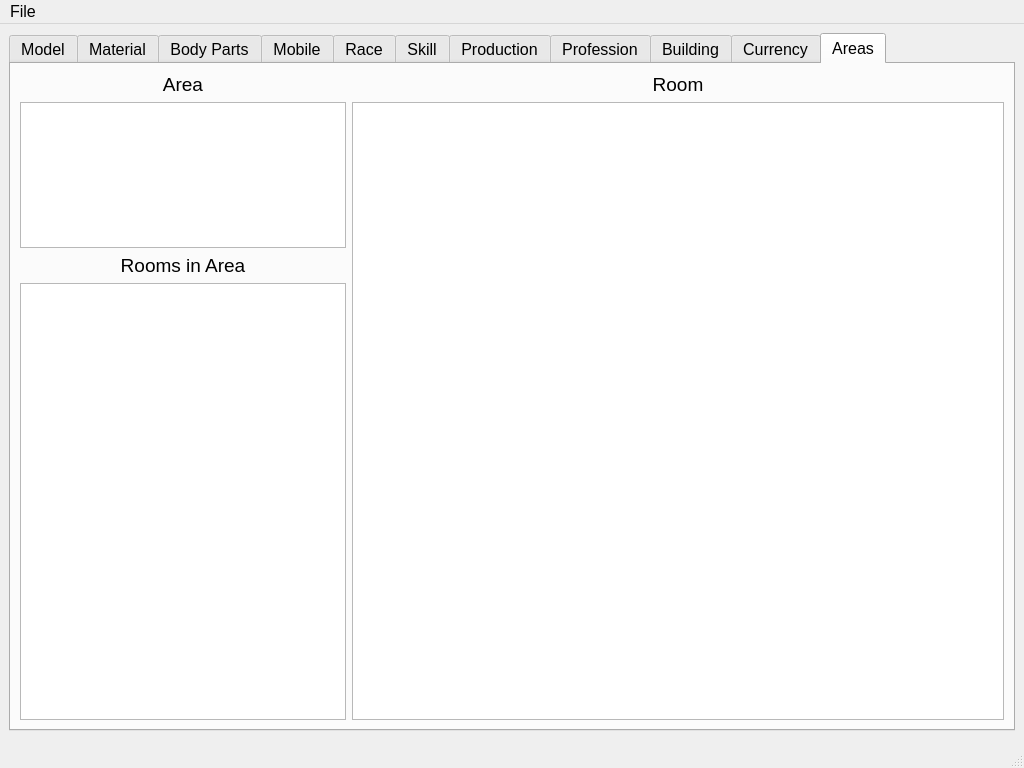
<?xml version="1.0" encoding="UTF-8"?>
<ui version="4.0">
 <class>MainWindow</class>
 <widget class="QMainWindow" name="MainWindow">
  <property name="geometry">
   <rect>
    <x>0</x>
    <y>0</y>
    <width>1024</width>
    <height>768</height>
   </rect>
  </property>
  <property name="font">
   <font>
    <pointsize>12</pointsize>
   </font>
  </property>
  <property name="windowTitle">
   <string>RadMud Db Editor</string>
  </property>
  <widget class="QWidget" name="centralwidget">
   <layout class="QHBoxLayout" name="horizontalLayout_6">
    <item>
     <widget class="QTabWidget" name="tabWidget">
      <property name="currentIndex">
       <number>10</number>
      </property>
      <widget class="QWidget" name="tab_1">
       <attribute name="title">
        <string>Model</string>
       </attribute>
       <layout class="QVBoxLayout" name="verticalLayout_3">
        <item>
         <widget class="QLabel" name="label_6">
          <property name="font">
           <font>
            <pointsize>14</pointsize>
           </font>
          </property>
          <property name="text">
           <string>Model</string>
          </property>
          <property name="alignment">
           <set>Qt::AlignCenter</set>
          </property>
         </widget>
        </item>
        <item>
         <widget class="QTableView" name="tbl_model">
          <property name="sortingEnabled">
           <bool>true</bool>
          </property>
         </widget>
        </item>
       </layout>
      </widget>
      <widget class="QWidget" name="tab_2">
       <property name="focusPolicy">
        <enum>Qt::NoFocus</enum>
       </property>
       <attribute name="title">
        <string>Material</string>
       </attribute>
       <layout class="QVBoxLayout" name="verticalLayout">
        <item>
         <widget class="QLabel" name="label_5">
          <property name="font">
           <font>
            <pointsize>14</pointsize>
           </font>
          </property>
          <property name="text">
           <string>Material</string>
          </property>
          <property name="alignment">
           <set>Qt::AlignCenter</set>
          </property>
         </widget>
        </item>
        <item>
         <widget class="QTableView" name="tbl_material">
          <property name="sortingEnabled">
           <bool>true</bool>
          </property>
         </widget>
        </item>
       </layout>
      </widget>
      <widget class="QWidget" name="tab_3">
       <attribute name="title">
        <string>Body Parts</string>
       </attribute>
       <layout class="QHBoxLayout" name="horizontalLayout">
        <item>
         <layout class="QVBoxLayout" name="verticalLayout_5">
          <item>
           <widget class="QLabel" name="label">
            <property name="font">
             <font>
              <pointsize>14</pointsize>
             </font>
            </property>
            <property name="text">
             <string>BodyPart</string>
            </property>
            <property name="alignment">
             <set>Qt::AlignCenter</set>
            </property>
           </widget>
          </item>
          <item>
           <widget class="QTableView" name="tbl_bodypart">
            <property name="sortingEnabled">
             <bool>true</bool>
            </property>
           </widget>
          </item>
         </layout>
        </item>
        <item>
         <layout class="QVBoxLayout" name="verticalLayout_4">
          <item>
           <widget class="QLabel" name="label_2">
            <property name="font">
             <font>
              <pointsize>14</pointsize>
             </font>
            </property>
            <property name="text">
             <string>Resources</string>
            </property>
            <property name="alignment">
             <set>Qt::AlignCenter</set>
            </property>
           </widget>
          </item>
          <item>
           <widget class="QTableView" name="tbl_bodypart_resources">
            <property name="sortingEnabled">
             <bool>true</bool>
            </property>
           </widget>
          </item>
          <item>
           <widget class="QLabel" name="label_3">
            <property name="font">
             <font>
              <pointsize>14</pointsize>
             </font>
            </property>
            <property name="text">
             <string>Weapon</string>
            </property>
            <property name="alignment">
             <set>Qt::AlignCenter</set>
            </property>
           </widget>
          </item>
          <item>
           <widget class="QTableView" name="tbl_bodypart_weapon">
            <property name="sortingEnabled">
             <bool>true</bool>
            </property>
           </widget>
          </item>
         </layout>
        </item>
       </layout>
      </widget>
      <widget class="QWidget" name="tab_5">
       <property name="sizePolicy">
        <sizepolicy hsizetype="Preferred" vsizetype="Preferred">
         <horstretch>3</horstretch>
         <verstretch>0</verstretch>
        </sizepolicy>
       </property>
       <attribute name="title">
        <string>Mobile</string>
       </attribute>
       <layout class="QGridLayout" name="gridLayout_2" columnstretch="12,6">
        <item row="0" column="0">
         <widget class="QLabel" name="label_11">
          <property name="font">
           <font>
            <pointsize>14</pointsize>
           </font>
          </property>
          <property name="text">
           <string>Mobile</string>
          </property>
          <property name="alignment">
           <set>Qt::AlignCenter</set>
          </property>
          <property name="margin">
           <number>2</number>
          </property>
         </widget>
        </item>
        <item row="0" column="1">
         <widget class="QLabel" name="label_12">
          <property name="font">
           <font>
            <pointsize>14</pointsize>
           </font>
          </property>
          <property name="text">
           <string>Spawn</string>
          </property>
          <property name="alignment">
           <set>Qt::AlignCenter</set>
          </property>
          <property name="margin">
           <number>2</number>
          </property>
         </widget>
        </item>
        <item row="1" column="0">
         <widget class="QTableView" name="tbl_mobile">
          <property name="sortingEnabled">
           <bool>true</bool>
          </property>
         </widget>
        </item>
        <item row="1" column="1">
         <widget class="QTableView" name="tbl_mobile_spawn">
          <property name="sortingEnabled">
           <bool>true</bool>
          </property>
         </widget>
        </item>
       </layout>
      </widget>
      <widget class="QWidget" name="tab_8">
       <attribute name="title">
        <string>Race</string>
       </attribute>
       <layout class="QHBoxLayout" name="horizontalLayout_3" stretch="10,6">
        <item>
         <layout class="QVBoxLayout" name="verticalLayout_16">
          <item>
           <widget class="QLabel" name="label_13">
            <property name="font">
             <font>
              <pointsize>14</pointsize>
             </font>
            </property>
            <property name="text">
             <string>Race</string>
            </property>
            <property name="alignment">
             <set>Qt::AlignCenter</set>
            </property>
            <property name="margin">
             <number>2</number>
            </property>
           </widget>
          </item>
          <item>
           <widget class="QTableView" name="tbl_race">
            <property name="sortingEnabled">
             <bool>true</bool>
            </property>
            <attribute name="verticalHeaderMinimumSectionSize">
             <number>30</number>
            </attribute>
            <attribute name="verticalHeaderDefaultSectionSize">
             <number>50</number>
            </attribute>
           </widget>
          </item>
         </layout>
        </item>
        <item>
         <layout class="QVBoxLayout" name="verticalLayout_21">
          <item>
           <layout class="QVBoxLayout" name="verticalLayout_18">
            <item>
             <widget class="QLabel" name="label_15">
              <property name="font">
               <font>
                <pointsize>14</pointsize>
               </font>
              </property>
              <property name="text">
               <string>Skill</string>
              </property>
              <property name="alignment">
               <set>Qt::AlignCenter</set>
              </property>
              <property name="margin">
               <number>2</number>
              </property>
             </widget>
            </item>
            <item>
             <widget class="QTableView" name="tbl_race_skill">
              <property name="sortingEnabled">
               <bool>true</bool>
              </property>
             </widget>
            </item>
            <item>
             <widget class="QLabel" name="label_16">
              <property name="font">
               <font>
                <pointsize>14</pointsize>
               </font>
              </property>
              <property name="text">
               <string>Body Parts</string>
              </property>
              <property name="alignment">
               <set>Qt::AlignCenter</set>
              </property>
              <property name="margin">
               <number>2</number>
              </property>
             </widget>
            </item>
            <item>
             <widget class="QTableView" name="tbl_race_body_part">
              <property name="sortingEnabled">
               <bool>true</bool>
              </property>
             </widget>
            </item>
           </layout>
          </item>
         </layout>
        </item>
       </layout>
      </widget>
      <widget class="QWidget" name="tab_9">
       <attribute name="title">
        <string>Skill</string>
       </attribute>
       <layout class="QHBoxLayout" name="horizontalLayout_5" stretch="6,10">
        <item>
         <layout class="QVBoxLayout" name="verticalLayout_27">
          <property name="spacing">
           <number>2</number>
          </property>
          <item>
           <widget class="QLabel" name="label_22">
            <property name="font">
             <font>
              <pointsize>14</pointsize>
             </font>
            </property>
            <property name="text">
             <string>Skill</string>
            </property>
            <property name="alignment">
             <set>Qt::AlignCenter</set>
            </property>
            <property name="margin">
             <number>2</number>
            </property>
           </widget>
          </item>
          <item>
           <widget class="QTableView" name="tbl_skill">
            <property name="sortingEnabled">
             <bool>true</bool>
            </property>
           </widget>
          </item>
         </layout>
        </item>
        <item>
         <layout class="QVBoxLayout" name="verticalLayout_6">
          <item>
           <layout class="QGridLayout" name="gridLayout_3">
            <item row="1" column="0">
             <widget class="QTableView" name="tbl_skill_prerequisite">
              <property name="sortingEnabled">
               <bool>true</bool>
              </property>
             </widget>
            </item>
            <item row="1" column="1">
             <widget class="QTableView" name="tbl_skill_knowledge">
              <property name="sortingEnabled">
               <bool>true</bool>
              </property>
             </widget>
            </item>
            <item row="0" column="0">
             <widget class="QLabel" name="label_26">
              <property name="font">
               <font>
                <pointsize>14</pointsize>
               </font>
              </property>
              <property name="text">
               <string>Prerequisite</string>
              </property>
              <property name="alignment">
               <set>Qt::AlignCenter</set>
              </property>
              <property name="margin">
               <number>2</number>
              </property>
             </widget>
            </item>
            <item row="2" column="0" colspan="2">
             <widget class="QLabel" name="label_28">
              <property name="font">
               <font>
                <pointsize>14</pointsize>
                <weight>50</weight>
                <bold>false</bold>
               </font>
              </property>
              <property name="frameShape">
               <enum>QFrame::NoFrame</enum>
              </property>
              <property name="text">
               <string>Modifiers</string>
              </property>
              <property name="alignment">
               <set>Qt::AlignCenter</set>
              </property>
             </widget>
            </item>
            <item row="0" column="1">
             <widget class="QLabel" name="label_25">
              <property name="font">
               <font>
                <pointsize>14</pointsize>
               </font>
              </property>
              <property name="text">
               <string>Knowledge</string>
              </property>
              <property name="alignment">
               <set>Qt::AlignCenter</set>
              </property>
              <property name="margin">
               <number>2</number>
              </property>
             </widget>
            </item>
           </layout>
          </item>
          <item>
           <layout class="QGridLayout" name="gridLayout_4">
            <item row="1" column="2">
             <widget class="QLabel" name="label_27">
              <property name="font">
               <font>
                <pointsize>12</pointsize>
                <italic>false</italic>
               </font>
              </property>
              <property name="text">
               <string>Status</string>
              </property>
              <property name="alignment">
               <set>Qt::AlignCenter</set>
              </property>
              <property name="margin">
               <number>2</number>
              </property>
             </widget>
            </item>
            <item row="1" column="0">
             <widget class="QLabel" name="label_24">
              <property name="font">
               <font>
                <pointsize>12</pointsize>
                <italic>false</italic>
               </font>
              </property>
              <property name="text">
               <string>Combat</string>
              </property>
              <property name="alignment">
               <set>Qt::AlignCenter</set>
              </property>
              <property name="margin">
               <number>2</number>
              </property>
             </widget>
            </item>
            <item row="1" column="1">
             <widget class="QLabel" name="label_23">
              <property name="font">
               <font>
                <pointsize>12</pointsize>
                <italic>false</italic>
               </font>
              </property>
              <property name="text">
               <string>Ability</string>
              </property>
              <property name="alignment">
               <set>Qt::AlignCenter</set>
              </property>
              <property name="margin">
               <number>2</number>
              </property>
             </widget>
            </item>
            <item row="2" column="0">
             <widget class="QTableView" name="tbl_skill_combat_modifier">
              <property name="sortingEnabled">
               <bool>true</bool>
              </property>
             </widget>
            </item>
            <item row="2" column="1">
             <widget class="QTableView" name="tbl_skill_ability_modifier">
              <property name="sortingEnabled">
               <bool>true</bool>
              </property>
             </widget>
            </item>
            <item row="2" column="2">
             <widget class="QTableView" name="tbl_skill_status_modifier">
              <property name="sortingEnabled">
               <bool>true</bool>
              </property>
             </widget>
            </item>
            <item row="0" column="0" colspan="3">
             <widget class="Line" name="line">
              <property name="lineWidth">
               <number>2</number>
              </property>
              <property name="orientation">
               <enum>Qt::Horizontal</enum>
              </property>
             </widget>
            </item>
           </layout>
          </item>
         </layout>
        </item>
       </layout>
      </widget>
      <widget class="QWidget" name="tab_6">
       <attribute name="title">
        <string>Production</string>
       </attribute>
       <layout class="QHBoxLayout" name="horizontalLayout_4" stretch="0,0">
        <item>
         <layout class="QVBoxLayout" name="verticalLayout_17">
          <item>
           <widget class="QLabel" name="label_14">
            <property name="font">
             <font>
              <pointsize>14</pointsize>
             </font>
            </property>
            <property name="text">
             <string>Production</string>
            </property>
            <property name="alignment">
             <set>Qt::AlignCenter</set>
            </property>
            <property name="margin">
             <number>2</number>
            </property>
           </widget>
          </item>
          <item>
           <widget class="QTableView" name="tbl_production">
            <property name="sortingEnabled">
             <bool>true</bool>
            </property>
           </widget>
          </item>
         </layout>
        </item>
        <item>
         <layout class="QGridLayout" name="gridLayout">
          <item row="0" column="1">
           <widget class="QLabel" name="label_19">
            <property name="font">
             <font>
              <pointsize>14</pointsize>
             </font>
            </property>
            <property name="text">
             <string>Tool</string>
            </property>
            <property name="alignment">
             <set>Qt::AlignCenter</set>
            </property>
            <property name="margin">
             <number>2</number>
            </property>
           </widget>
          </item>
          <item row="3" column="0">
           <widget class="QTableView" name="tbl_production_knowledge">
            <property name="sortingEnabled">
             <bool>true</bool>
            </property>
           </widget>
          </item>
          <item row="2" column="1">
           <widget class="QLabel" name="label_20">
            <property name="font">
             <font>
              <pointsize>14</pointsize>
             </font>
            </property>
            <property name="text">
             <string>Outcome</string>
            </property>
            <property name="alignment">
             <set>Qt::AlignCenter</set>
            </property>
            <property name="margin">
             <number>2</number>
            </property>
           </widget>
          </item>
          <item row="1" column="1">
           <widget class="QTableView" name="tbl_production_tool">
            <property name="sortingEnabled">
             <bool>true</bool>
            </property>
           </widget>
          </item>
          <item row="0" column="0">
           <widget class="QLabel" name="label_17">
            <property name="font">
             <font>
              <pointsize>14</pointsize>
             </font>
            </property>
            <property name="text">
             <string>Ingredient</string>
            </property>
            <property name="alignment">
             <set>Qt::AlignCenter</set>
            </property>
            <property name="margin">
             <number>2</number>
            </property>
           </widget>
          </item>
          <item row="3" column="1">
           <widget class="QTableView" name="tbl_production_outcome">
            <property name="sortingEnabled">
             <bool>true</bool>
            </property>
           </widget>
          </item>
          <item row="1" column="0">
           <widget class="QTableView" name="tbl_production_ingredient">
            <property name="sortingEnabled">
             <bool>true</bool>
            </property>
           </widget>
          </item>
          <item row="2" column="0">
           <widget class="QLabel" name="label_18">
            <property name="font">
             <font>
              <pointsize>14</pointsize>
             </font>
            </property>
            <property name="text">
             <string>Knowledge</string>
            </property>
            <property name="alignment">
             <set>Qt::AlignCenter</set>
            </property>
            <property name="margin">
             <number>2</number>
            </property>
           </widget>
          </item>
         </layout>
        </item>
       </layout>
      </widget>
      <widget class="QWidget" name="tab_7">
       <attribute name="title">
        <string>Profession</string>
       </attribute>
       <layout class="QVBoxLayout" name="verticalLayout_26">
        <item>
         <widget class="QLabel" name="label_21">
          <property name="font">
           <font>
            <pointsize>14</pointsize>
           </font>
          </property>
          <property name="text">
           <string>Profession</string>
          </property>
          <property name="alignment">
           <set>Qt::AlignCenter</set>
          </property>
          <property name="margin">
           <number>2</number>
          </property>
         </widget>
        </item>
        <item>
         <widget class="QTableView" name="tbl_profession"/>
        </item>
       </layout>
      </widget>
      <widget class="QWidget" name="tab_4">
       <attribute name="title">
        <string>Building</string>
       </attribute>
       <layout class="QHBoxLayout" name="horizontalLayout_2" stretch="10,6">
        <item>
         <layout class="QVBoxLayout" name="verticalLayout_9">
          <item>
           <widget class="QLabel" name="label_7">
            <property name="font">
             <font>
              <pointsize>14</pointsize>
             </font>
            </property>
            <property name="text">
             <string>Building</string>
            </property>
            <property name="alignment">
             <set>Qt::AlignCenter</set>
            </property>
            <property name="margin">
             <number>2</number>
            </property>
           </widget>
          </item>
          <item>
           <widget class="QTableView" name="tbl_building">
            <property name="sortingEnabled">
             <bool>true</bool>
            </property>
           </widget>
          </item>
         </layout>
        </item>
        <item>
         <layout class="QVBoxLayout" name="verticalLayout_10">
          <item>
           <layout class="QVBoxLayout" name="verticalLayout_13">
            <item>
             <widget class="QLabel" name="label_9">
              <property name="font">
               <font>
                <pointsize>14</pointsize>
               </font>
              </property>
              <property name="text">
               <string>Knowledge</string>
              </property>
              <property name="alignment">
               <set>Qt::AlignCenter</set>
              </property>
              <property name="margin">
               <number>2</number>
              </property>
             </widget>
            </item>
            <item>
             <widget class="QTableView" name="tbl_building_knowledge">
              <property name="sortingEnabled">
               <bool>true</bool>
              </property>
             </widget>
            </item>
            <item>
             <widget class="QLabel" name="label_8">
              <property name="font">
               <font>
                <pointsize>14</pointsize>
               </font>
              </property>
              <property name="text">
               <string>Tool</string>
              </property>
              <property name="alignment">
               <set>Qt::AlignCenter</set>
              </property>
              <property name="margin">
               <number>2</number>
              </property>
             </widget>
            </item>
            <item>
             <widget class="QTableView" name="tbl_building_tool">
              <property name="sortingEnabled">
               <bool>true</bool>
              </property>
             </widget>
            </item>
            <item>
             <widget class="QLabel" name="label_10">
              <property name="font">
               <font>
                <pointsize>14</pointsize>
               </font>
              </property>
              <property name="text">
               <string>Ingredient</string>
              </property>
              <property name="alignment">
               <set>Qt::AlignCenter</set>
              </property>
              <property name="margin">
               <number>2</number>
              </property>
             </widget>
            </item>
            <item>
             <widget class="QTableView" name="tbl_building_ingredient">
              <property name="sortingEnabled">
               <bool>true</bool>
              </property>
             </widget>
            </item>
           </layout>
          </item>
         </layout>
        </item>
       </layout>
      </widget>
      <widget class="QWidget" name="tab_0">
       <attribute name="title">
        <string>Currency</string>
       </attribute>
       <layout class="QVBoxLayout" name="verticalLayout_8">
        <item>
         <widget class="QLabel" name="label_4">
          <property name="font">
           <font>
            <pointsize>14</pointsize>
           </font>
          </property>
          <property name="text">
           <string>Currency</string>
          </property>
          <property name="alignment">
           <set>Qt::AlignCenter</set>
          </property>
          <property name="margin">
           <number>2</number>
          </property>
         </widget>
        </item>
        <item>
         <widget class="QTableView" name="tbl_currency">
          <property name="sortingEnabled">
           <bool>true</bool>
          </property>
         </widget>
        </item>
       </layout>
      </widget>
      <widget class="QWidget" name="tab_10">
       <attribute name="title">
        <string>Areas</string>
       </attribute>
       <layout class="QHBoxLayout" name="horizontalLayout_7" stretch="5,10">
        <item>
         <layout class="QVBoxLayout" name="verticalLayout_11" stretch="1,20,1,60">
          <item>
           <widget class="QLabel" name="label_29">
            <property name="font">
             <font>
              <pointsize>14</pointsize>
             </font>
            </property>
            <property name="text">
             <string>Area</string>
            </property>
            <property name="alignment">
             <set>Qt::AlignCenter</set>
            </property>
           </widget>
          </item>
          <item>
           <widget class="QTableView" name="tbl_area">
            <property name="sortingEnabled">
             <bool>true</bool>
            </property>
           </widget>
          </item>
          <item>
           <widget class="QLabel" name="label_30">
            <property name="font">
             <font>
              <pointsize>14</pointsize>
             </font>
            </property>
            <property name="text">
             <string>Rooms in Area</string>
            </property>
            <property name="alignment">
             <set>Qt::AlignCenter</set>
            </property>
           </widget>
          </item>
          <item>
           <widget class="QTableView" name="tbl_area_list">
            <property name="sortingEnabled">
             <bool>true</bool>
            </property>
           </widget>
          </item>
         </layout>
        </item>
        <item>
         <layout class="QVBoxLayout" name="verticalLayout_12">
          <item>
           <widget class="QLabel" name="label_31">
            <property name="font">
             <font>
              <pointsize>14</pointsize>
             </font>
            </property>
            <property name="text">
             <string>Room</string>
            </property>
            <property name="alignment">
             <set>Qt::AlignCenter</set>
            </property>
           </widget>
          </item>
          <item>
           <widget class="QTableView" name="tbl_room">
            <property name="sortingEnabled">
             <bool>true</bool>
            </property>
           </widget>
          </item>
         </layout>
        </item>
       </layout>
      </widget>
     </widget>
    </item>
   </layout>
  </widget>
  <widget class="QMenuBar" name="menubar">
   <property name="geometry">
    <rect>
     <x>0</x>
     <y>0</y>
     <width>1024</width>
     <height>27</height>
    </rect>
   </property>
   <widget class="QMenu" name="menuFile">
    <property name="title">
     <string>File</string>
    </property>
    <addaction name="actionOpen"/>
    <addaction name="separator"/>
    <addaction name="actionSave"/>
    <addaction name="actionClose"/>
    <addaction name="separator"/>
    <addaction name="actionExit"/>
   </widget>
   <addaction name="menuFile"/>
  </widget>
  <widget class="QStatusBar" name="statusbar">
   <property name="font">
    <font>
     <pointsize>14</pointsize>
    </font>
   </property>
  </widget>
  <action name="actionOpen">
   <property name="text">
    <string>Open</string>
   </property>
   <property name="shortcut">
    <string>Ctrl+O</string>
   </property>
  </action>
  <action name="actionExit">
   <property name="text">
    <string>Exit</string>
   </property>
   <property name="shortcut">
    <string>Ctrl+Q</string>
   </property>
  </action>
  <action name="actionSave">
   <property name="text">
    <string>Save</string>
   </property>
   <property name="shortcut">
    <string>Ctrl+S</string>
   </property>
  </action>
  <action name="actionClose">
   <property name="text">
    <string>Close</string>
   </property>
   <property name="shortcut">
    <string>Ctrl+C</string>
   </property>
  </action>
 </widget>
 <resources/>
 <connections/>
</ui>
